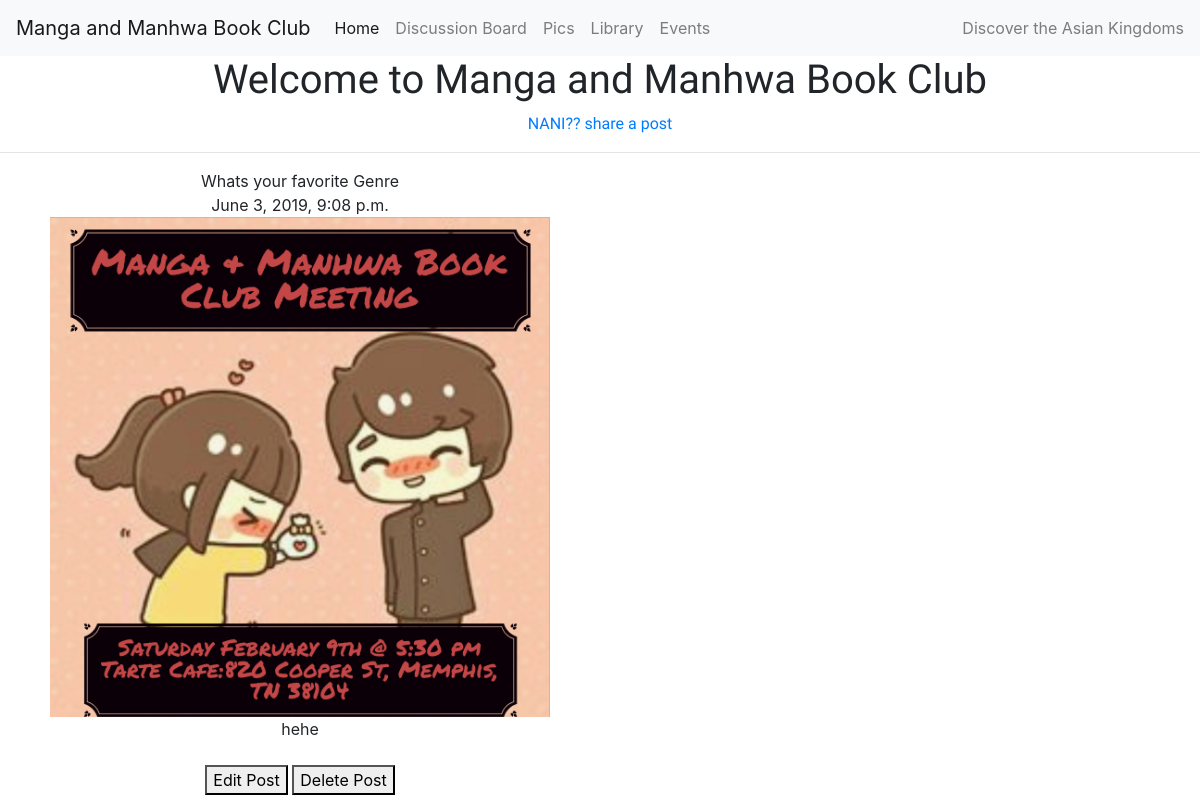
The app's page /, older data.
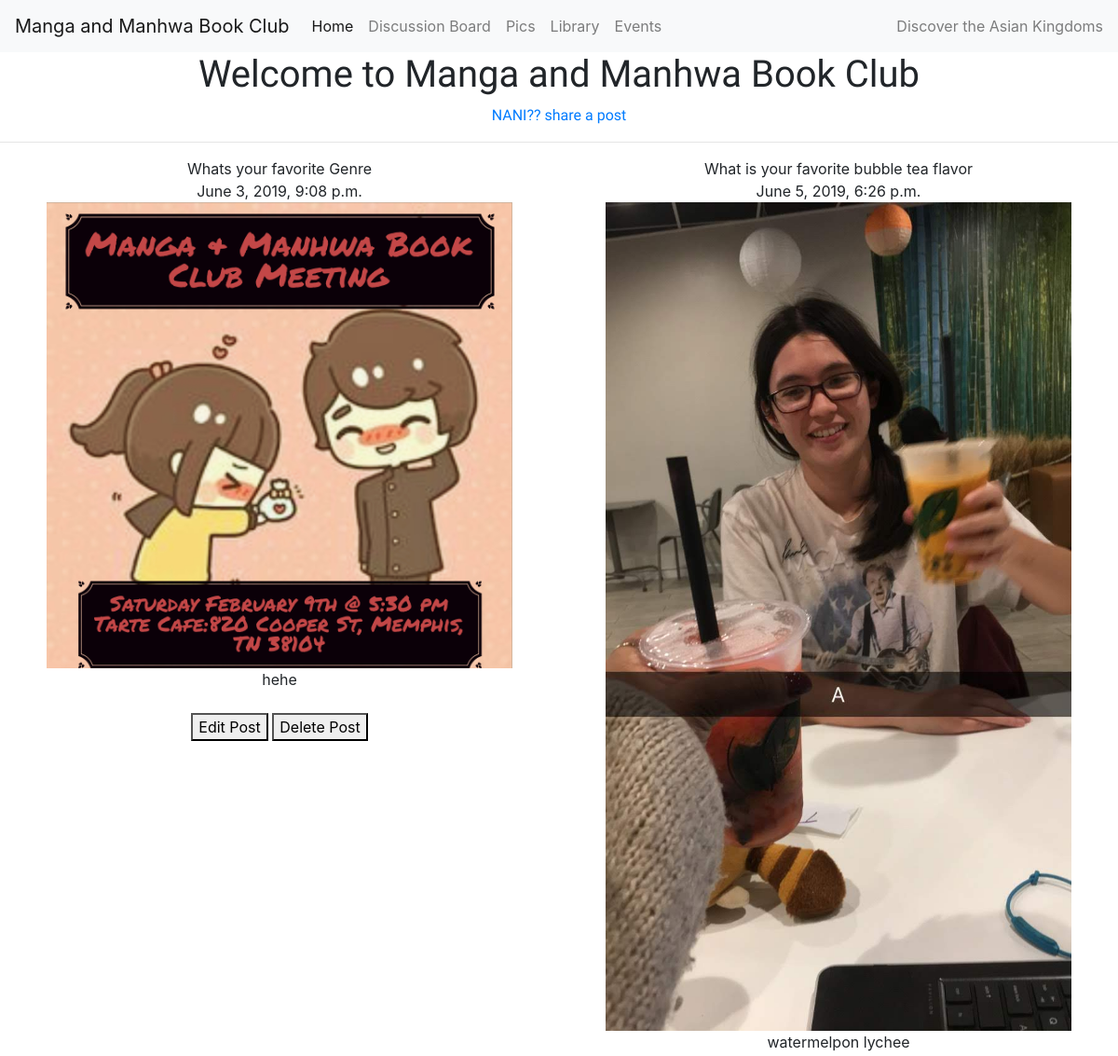
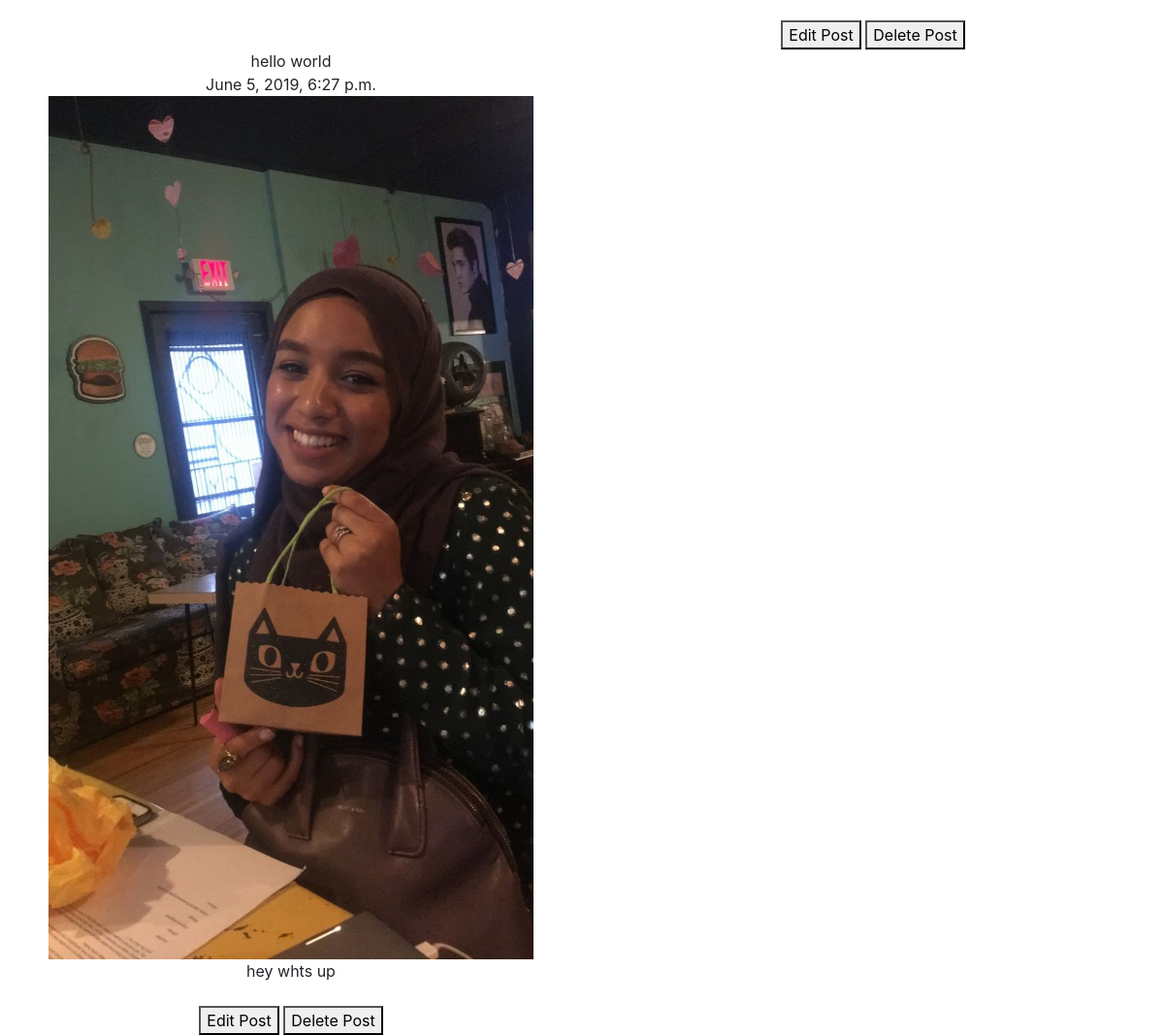
The same page, newer data (2 pictures, top to bottom).
### passionApp/models.py (models this page shows)
class NaniEntryModel(models.Model):
    topic = models.CharField(max_length=200, default="", blank=False)
    date = models.DateTimeField(default=datetime.now)
    image = models.ImageField(upload_to='images', null=True, blank=True)
    entry = models.TextField(max_length=5000, default="", blank=True)
    video = models.FileField(upload_to='videos', null=True, blank=True)
    URL_link = models.URLField(blank=True)

### passionApp/views.py (the view)
# urls.py: path('', views.index, name='index'),
def index(request):
    naniPost = NaniEntryModel.objects.all()
    context = {
        "allNani": naniPost
    }
    return render(request, "passionApp/index.html", context)

### passionApp/templates/passionApp/index.html (shortened to what this page needs)
{% extends 'passionApp/base.html' %}
{% block content %}
<div class="header">
    <h1 class="animated bounceInDown">Welcome to Manga and Manhwa Book Club</h1>
    <a href="{% url 'addNani' %}">NANI?? share a post</a>
</div>
<hr/>
<div id="index_body">
{% for eachNani in allNani %}
    <section>
        {{ eachNani.topic }}
        <br>
        {{ eachNani.date }}
        <br>
        <img class="index_image" src="{{ eachNani.image.url }}">
        <br>
        {{ eachNani.entry }}
        <br>
        <br>
        <a href="{% url 'editNani' eachNani.id %}"><button>Edit Post</button></a>
        <a href="{% url 'deleteNani' eachNani.id %}"><button>Delete Post</button></a>
    </section>
{% endfor %}
</div>
{% endblock content %}

Row changes from the older to the newer data that the page shows:
added NaniEntryModel: topic "What is your favorite bubble tea flavor", date "June 5, 2019, 6:26 p.m.", image (picture), entry "watermelpon lychee"
added NaniEntryModel: topic "hello world", date "June 5, 2019, 6:27 p.m.", image (picture), entry "hey whts up"
